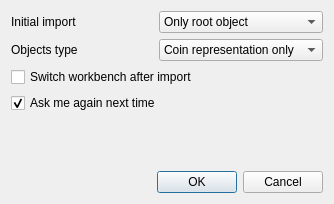
<?xml version="1.0" encoding="UTF-8"?>
<ui version="4.0">
 <class>Dialog</class>
 <widget class="QDialog" name="Dialog">
  <property name="geometry">
   <rect>
    <x>0</x>
    <y>0</y>
    <width>334</width>
    <height>204</height>
   </rect>
  </property>
  <property name="windowTitle">
   <string>IFC import options</string>
  </property>
  <layout class="QVBoxLayout" name="verticalLayout">
   <item>
    <layout class="QGridLayout" name="gridLayout">
     <item row="1" column="1">
      <widget class="QComboBox" name="comboStrategy">
       <property name="toolTip">
        <string>How the IFC file will initially be imported: Only one object, only project structure, or all individual objects.</string>
       </property>
       <item>
        <property name="text">
         <string>Only root object</string>
        </property>
       </item>
       <item>
        <property name="text">
         <string>Project structure</string>
        </property>
       </item>
       <item>
        <property name="text">
         <string>All individual products</string>
        </property>
       </item>
      </widget>
     </item>
     <item row="1" column="0">
      <widget class="QLabel" name="label">
       <property name="text">
        <string>Initial import</string>
       </property>
      </widget>
     </item>
     <item row="2" column="0">
      <widget class="QLabel" name="label_2">
       <property name="text">
        <string>Objects type</string>
       </property>
      </widget>
     </item>
     <item row="2" column="1">
      <widget class="QComboBox" name="comboShapeMode">
       <property name="toolTip">
        <string>The type of object created at import. Mesh is faster, but Shapes are more precise. You can convert between the two anytime by right-clicking the object tree</string>
       </property>
       <property name="currentIndex">
        <number>1</number>
       </property>
       <item>
        <property name="text">
         <string>Full shape</string>
        </property>
       </item>
       <item>
        <property name="text">
         <string>Coin representation only</string>
        </property>
       </item>
      </widget>
     </item>
    </layout>
   </item>
   <item>
    <widget class="QCheckBox" name="checkSwitchWB">
     <property name="toolTip">
      <string>If this is checked, the workbench specified in Start preferences will be loaded after import</string>
     </property>
     <property name="text">
      <string>Switch workbench after import</string>
     </property>
    </widget>
   </item>
   <item>
    <widget class="QCheckBox" name="checkAskAgain">
     <property name="toolTip">
      <string>If this is unchecked, these settings will be applied automatically next time. You can chenge this later under menu Edit -&gt; Preferences -&gt; Import/Export -&gt; Native IFC</string>
     </property>
     <property name="text">
      <string>Ask me again next time</string>
     </property>
     <property name="checked">
      <bool>true</bool>
     </property>
    </widget>
   </item>
   <item>
    <spacer name="verticalSpacer">
     <property name="orientation">
      <enum>Qt::Vertical</enum>
     </property>
     <property name="sizeHint" stdset="0">
      <size>
       <width>20</width>
       <height>40</height>
      </size>
     </property>
    </spacer>
   </item>
   <item>
    <widget class="QDialogButtonBox" name="buttonBox">
     <property name="orientation">
      <enum>Qt::Horizontal</enum>
     </property>
     <property name="standardButtons">
      <set>QDialogButtonBox::Cancel|QDialogButtonBox::Ok</set>
     </property>
    </widget>
   </item>
  </layout>
 </widget>
 <resources/>
 <connections>
  <connection>
   <sender>buttonBox</sender>
   <signal>accepted()</signal>
   <receiver>Dialog</receiver>
   <slot>accept()</slot>
   <hints>
    <hint type="sourcelabel">
     <x>248</x>
     <y>254</y>
    </hint>
    <hint type="destinationlabel">
     <x>157</x>
     <y>274</y>
    </hint>
   </hints>
  </connection>
  <connection>
   <sender>buttonBox</sender>
   <signal>rejected()</signal>
   <receiver>Dialog</receiver>
   <slot>reject()</slot>
   <hints>
    <hint type="sourcelabel">
     <x>316</x>
     <y>260</y>
    </hint>
    <hint type="destinationlabel">
     <x>286</x>
     <y>274</y>
    </hint>
   </hints>
  </connection>
 </connections>
</ui>
